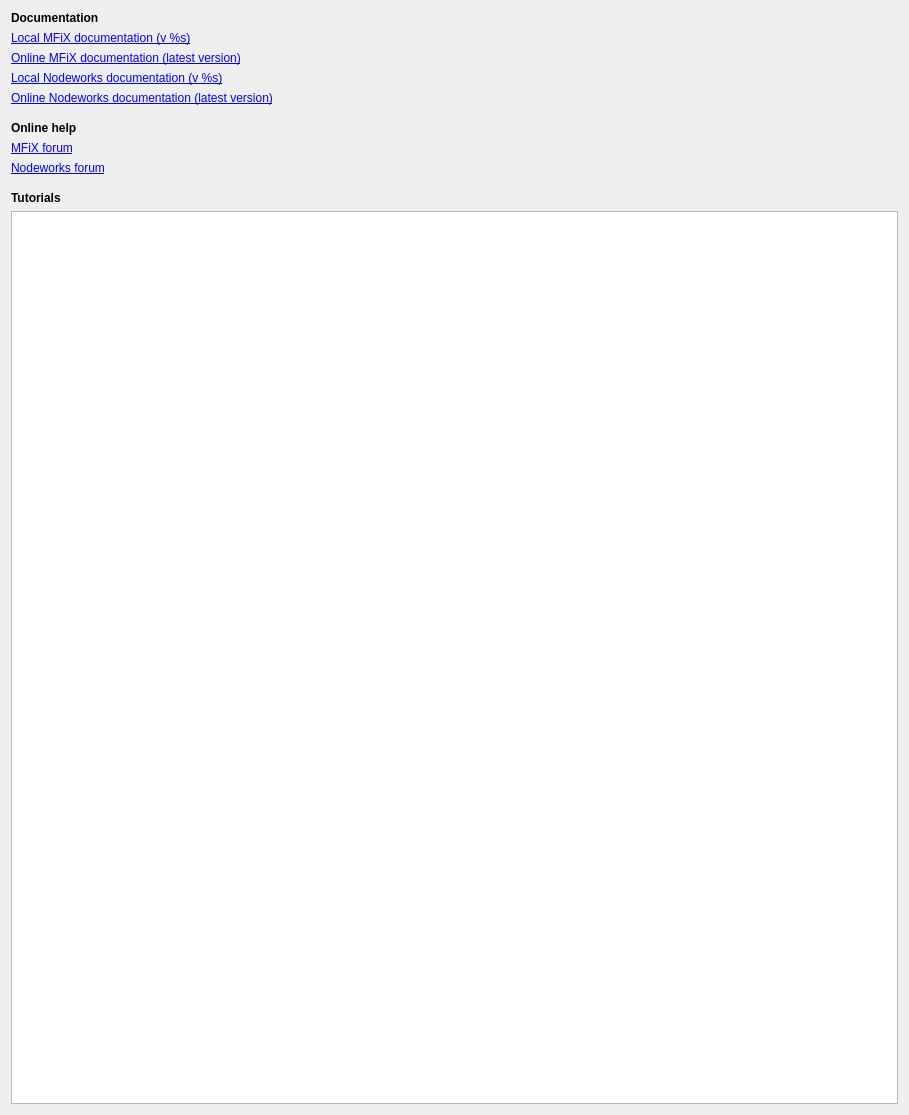
<?xml version="1.0" encoding="UTF-8"?>
<ui version="4.0">
 <class>help</class>
 <widget class="QWidget" name="help">
  <property name="geometry">
   <rect>
    <x>0</x>
    <y>0</y>
    <width>909</width>
    <height>1115</height>
   </rect>
  </property>
  <property name="windowTitle">
   <string>Form</string>
  </property>
  <layout class="QGridLayout" name="gridLayout">
   <item row="9" column="0">
    <spacer name="verticalSpacer_2">
     <property name="orientation">
      <enum>Qt::Vertical</enum>
     </property>
     <property name="sizeType">
      <enum>QSizePolicy::Maximum</enum>
     </property>
     <property name="sizeHint" stdset="0">
      <size>
       <width>20</width>
       <height>10</height>
      </size>
     </property>
    </spacer>
   </item>
   <item row="0" column="0">
    <widget class="QLabel" name="label_2">
     <property name="font">
      <font>
       <weight>75</weight>
       <bold>true</bold>
      </font>
     </property>
     <property name="text">
      <string>Documentation</string>
     </property>
    </widget>
   </item>
   <item row="1" column="0">
    <widget class="QLabel" name="mfix_local_label">
     <property name="text">
      <string>&lt;a href=&quot;%s&quot;&gt;Local MFiX documentation (v %s)&lt;/a&gt;</string>
     </property>
     <property name="wordWrap">
      <bool>true</bool>
     </property>
     <property name="openExternalLinks">
      <bool>true</bool>
     </property>
    </widget>
   </item>
   <item row="2" column="0">
    <widget class="QLabel" name="mfix_online_label">
     <property name="text">
      <string>&lt;a href=&quot;https://mfix.netl.doe.gov/doc/mfix/latest&quot;&gt;Online MFiX documentation (latest version)&lt;/a&gt;</string>
     </property>
     <property name="wordWrap">
      <bool>true</bool>
     </property>
     <property name="openExternalLinks">
      <bool>true</bool>
     </property>
    </widget>
   </item>
   <item row="3" column="0">
    <widget class="QLabel" name="nodeworks_local_label">
     <property name="text">
      <string>&lt;a href=&quot;%s&quot;&gt;Local Nodeworks documentation (v %s)&lt;/a&gt;</string>
     </property>
     <property name="wordWrap">
      <bool>true</bool>
     </property>
     <property name="openExternalLinks">
      <bool>true</bool>
     </property>
    </widget>
   </item>
   <item row="4" column="0">
    <widget class="QLabel" name="nodeworks_online_label">
     <property name="text">
      <string>&lt;a href=&quot;https://mfix.netl.doe.gov/doc/nodeworks/latest&quot;&gt;Online Nodeworks documentation (latest version)&lt;/a&gt;</string>
     </property>
     <property name="wordWrap">
      <bool>true</bool>
     </property>
     <property name="openExternalLinks">
      <bool>true</bool>
     </property>
    </widget>
   </item>
   <item row="11" column="0">
    <widget class="QListWidget" name="tutorial_listwidget">
     <property name="iconSize">
      <size>
       <width>128</width>
       <height>128</height>
      </size>
     </property>
     <property name="resizeMode">
      <enum>QListView::Adjust</enum>
     </property>
     <property name="uniformItemSizes">
      <bool>true</bool>
     </property>
    </widget>
   </item>
   <item row="10" column="0">
    <widget class="QLabel" name="label">
     <property name="font">
      <font>
       <weight>75</weight>
       <bold>true</bold>
      </font>
     </property>
     <property name="styleSheet">
      <string notr="true">QWidget#help{background-color: white;}</string>
     </property>
     <property name="text">
      <string>&lt;b&gt;Tutorials&lt;/b&gt;</string>
     </property>
    </widget>
   </item>
   <item row="6" column="0">
    <widget class="QLabel" name="label_3">
     <property name="font">
      <font>
       <weight>75</weight>
       <bold>true</bold>
      </font>
     </property>
     <property name="text">
      <string>Online help</string>
     </property>
    </widget>
   </item>
   <item row="5" column="0">
    <spacer name="verticalSpacer">
     <property name="orientation">
      <enum>Qt::Vertical</enum>
     </property>
     <property name="sizeType">
      <enum>QSizePolicy::Maximum</enum>
     </property>
     <property name="sizeHint" stdset="0">
      <size>
       <width>20</width>
       <height>10</height>
      </size>
     </property>
    </spacer>
   </item>
   <item row="7" column="0">
    <widget class="QLabel" name="label_4">
     <property name="text">
      <string>&lt;a href=&quot;https://mfix.netl.doe.gov/forum/c/mfix&quot;&gt;MFiX forum&lt;/a&gt;</string>
     </property>
     <property name="openExternalLinks">
      <bool>true</bool>
     </property>
    </widget>
   </item>
   <item row="8" column="0">
    <widget class="QLabel" name="label_5">
     <property name="text">
      <string>&lt;a href=&quot;https://mfix.netl.doe.gov/forum/c/nodeworks&quot;&gt;Nodeworks forum&lt;/a&gt;</string>
     </property>
     <property name="openExternalLinks">
      <bool>true</bool>
     </property>
    </widget>
   </item>
  </layout>
 </widget>
 <resources/>
 <connections/>
</ui>
